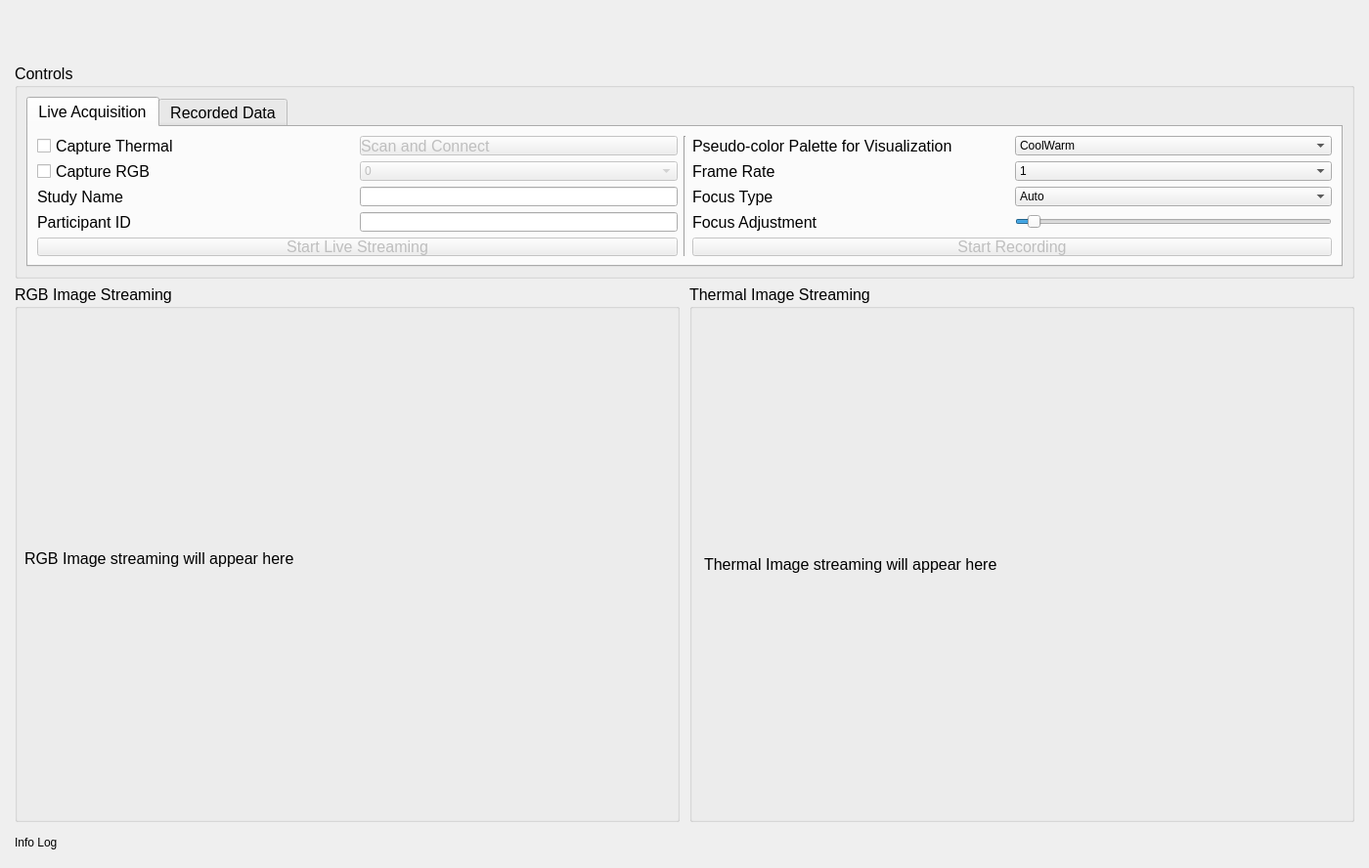
<?xml version="1.0" encoding="UTF-8"?>
<ui version="4.0">
 <class>RGBT</class>
 <widget class="QWidget" name="RGBT">
  <property name="geometry">
   <rect>
    <x>0</x>
    <y>0</y>
    <width>1400</width>
    <height>888</height>
   </rect>
  </property>
  <property name="minimumSize">
   <size>
    <width>0</width>
    <height>0</height>
   </size>
  </property>
  <property name="maximumSize">
   <size>
    <width>1400</width>
    <height>1000</height>
   </size>
  </property>
  <property name="windowTitle">
   <string>TIComp</string>
  </property>
  <layout class="QGridLayout" name="gridLayout">
   <item row="0" column="0" colspan="2">
    <widget class="QLabel" name="label">
     <property name="sizePolicy">
      <sizepolicy hsizetype="Preferred" vsizetype="Minimum">
       <horstretch>0</horstretch>
       <verstretch>0</verstretch>
      </sizepolicy>
     </property>
     <property name="maximumSize">
      <size>
       <width>1380</width>
       <height>70</height>
      </size>
     </property>
     <property name="font">
      <font>
       <pointsize>14</pointsize>
      </font>
     </property>
     <property name="text">
      <string/>
     </property>
     <property name="pixmap">
      <pixmap>images/banner.png</pixmap>
     </property>
     <property name="scaledContents">
      <bool>true</bool>
     </property>
     <property name="wordWrap">
      <bool>true</bool>
     </property>
    </widget>
   </item>
   <item row="4" column="0" colspan="2">
    <widget class="QLabel" name="log_label">
     <property name="maximumSize">
      <size>
       <width>1280</width>
       <height>30</height>
      </size>
     </property>
     <property name="text">
      <string>Info Log</string>
     </property>
    </widget>
   </item>
   <item row="2" column="0">
    <widget class="QGroupBox" name="groupBox_3">
     <property name="maximumSize">
      <size>
       <width>680</width>
       <height>550</height>
      </size>
     </property>
     <property name="font">
      <font>
       <pointsize>12</pointsize>
      </font>
     </property>
     <property name="title">
      <string>RGB Image Streaming</string>
     </property>
     <widget class="QLabel" name="pix_label_rgb">
      <property name="geometry">
       <rect>
        <x>10</x>
        <y>30</y>
        <width>650</width>
        <height>501</height>
       </rect>
      </property>
      <property name="sizePolicy">
       <sizepolicy hsizetype="Expanding" vsizetype="Expanding">
        <horstretch>0</horstretch>
        <verstretch>0</verstretch>
       </sizepolicy>
      </property>
      <property name="maximumSize">
       <size>
        <width>650</width>
        <height>520</height>
       </size>
      </property>
      <property name="font">
       <font>
        <pointsize>12</pointsize>
       </font>
      </property>
      <property name="text">
       <string>RGB Image streaming will appear here</string>
      </property>
     </widget>
    </widget>
   </item>
   <item row="2" column="1">
    <widget class="QGroupBox" name="groupBox_2">
     <property name="sizePolicy">
      <sizepolicy hsizetype="Preferred" vsizetype="Preferred">
       <horstretch>0</horstretch>
       <verstretch>0</verstretch>
      </sizepolicy>
     </property>
     <property name="minimumSize">
      <size>
       <width>0</width>
       <height>0</height>
      </size>
     </property>
     <property name="maximumSize">
      <size>
       <width>680</width>
       <height>550</height>
      </size>
     </property>
     <property name="font">
      <font>
       <pointsize>12</pointsize>
      </font>
     </property>
     <property name="title">
      <string>Thermal Image Streaming</string>
     </property>
     <layout class="QHBoxLayout" name="horizontalLayout">
      <item>
       <widget class="QLabel" name="pix_label">
        <property name="sizePolicy">
         <sizepolicy hsizetype="Expanding" vsizetype="Expanding">
          <horstretch>0</horstretch>
          <verstretch>0</verstretch>
         </sizepolicy>
        </property>
        <property name="minimumSize">
         <size>
          <width>0</width>
          <height>0</height>
         </size>
        </property>
        <property name="maximumSize">
         <size>
          <width>650</width>
          <height>520</height>
         </size>
        </property>
        <property name="font">
         <font>
          <pointsize>12</pointsize>
         </font>
        </property>
        <property name="text">
         <string>Thermal Image streaming will appear here</string>
        </property>
        <property name="scaledContents">
         <bool>true</bool>
        </property>
       </widget>
      </item>
     </layout>
    </widget>
   </item>
   <item row="1" column="0" colspan="2">
    <widget class="QGroupBox" name="groupBox">
     <property name="sizePolicy">
      <sizepolicy hsizetype="Preferred" vsizetype="Preferred">
       <horstretch>0</horstretch>
       <verstretch>0</verstretch>
      </sizepolicy>
     </property>
     <property name="minimumSize">
      <size>
       <width>0</width>
       <height>0</height>
      </size>
     </property>
     <property name="maximumSize">
      <size>
       <width>1380</width>
       <height>220</height>
      </size>
     </property>
     <property name="font">
      <font>
       <pointsize>12</pointsize>
      </font>
     </property>
     <property name="title">
      <string>Controls</string>
     </property>
     <layout class="QGridLayout" name="gridLayout_2">
      <item row="0" column="1">
       <widget class="QTabWidget" name="tabWidget">
        <property name="maximumSize">
         <size>
          <width>1370</width>
          <height>250</height>
         </size>
        </property>
        <property name="font">
         <font>
          <pointsize>12</pointsize>
         </font>
        </property>
        <property name="currentIndex">
         <number>0</number>
        </property>
        <widget class="QWidget" name="tab">
         <attribute name="title">
          <string>Live Acquisition</string>
         </attribute>
         <layout class="QGridLayout" name="gridLayout_3">
          <item row="1" column="1">
           <widget class="QComboBox" name="comboBox_RGB_Cam">
            <property name="enabled">
             <bool>false</bool>
            </property>
            <property name="sizePolicy">
             <sizepolicy hsizetype="Preferred" vsizetype="Preferred">
              <horstretch>0</horstretch>
              <verstretch>0</verstretch>
             </sizepolicy>
            </property>
            <property name="toolTip">
             <string>&lt;html&gt;&lt;head/&gt;&lt;body&gt;&lt;p&gt;Select RGB Camera&lt;/p&gt;&lt;/body&gt;&lt;/html&gt;</string>
            </property>
            <property name="styleSheet">
             <string notr="true">text-align:left</string>
            </property>
            <property name="currentIndex">
             <number>0</number>
            </property>
            <property name="maxVisibleItems">
             <number>10</number>
            </property>
            <item>
             <property name="text">
              <string>0</string>
             </property>
            </item>
            <item>
             <property name="text">
              <string>1</string>
             </property>
            </item>
            <item>
             <property name="text">
              <string>2</string>
             </property>
            </item>
            <item>
             <property name="text">
              <string>3</string>
             </property>
            </item>
            <item>
             <property name="text">
              <string>4</string>
             </property>
            </item>
           </widget>
          </item>
          <item row="0" column="0">
           <widget class="QCheckBox" name="checkBox_Th">
            <property name="sizePolicy">
             <sizepolicy hsizetype="Preferred" vsizetype="Preferred">
              <horstretch>0</horstretch>
              <verstretch>0</verstretch>
             </sizepolicy>
            </property>
            <property name="text">
             <string>Capture Thermal</string>
            </property>
           </widget>
          </item>
          <item row="0" column="1">
           <widget class="QPushButton" name="connectButton_Thermal">
            <property name="enabled">
             <bool>false</bool>
            </property>
            <property name="sizePolicy">
             <sizepolicy hsizetype="Preferred" vsizetype="Preferred">
              <horstretch>0</horstretch>
              <verstretch>0</verstretch>
             </sizepolicy>
            </property>
            <property name="font">
             <font>
              <pointsize>12</pointsize>
             </font>
            </property>
            <property name="styleSheet">
             <string notr="true">text-align:left</string>
            </property>
            <property name="text">
             <string>Scan and Connect</string>
            </property>
           </widget>
          </item>
          <item row="2" column="6">
           <widget class="QLabel" name="label_6">
            <property name="text">
             <string>Focus Type</string>
            </property>
           </widget>
          </item>
          <item row="1" column="0">
           <widget class="QCheckBox" name="checkBox_RGB">
            <property name="sizePolicy">
             <sizepolicy hsizetype="Preferred" vsizetype="Preferred">
              <horstretch>0</horstretch>
              <verstretch>0</verstretch>
             </sizepolicy>
            </property>
            <property name="text">
             <string>Capture RGB</string>
            </property>
           </widget>
          </item>
          <item row="2" column="7">
           <widget class="QComboBox" name="comboBox_focus">
            <property name="sizePolicy">
             <sizepolicy hsizetype="Preferred" vsizetype="Preferred">
              <horstretch>0</horstretch>
              <verstretch>0</verstretch>
             </sizepolicy>
            </property>
            <property name="toolTip">
             <string>&lt;html&gt;&lt;head/&gt;&lt;body&gt;&lt;p&gt;Focus Type&lt;/p&gt;&lt;/body&gt;&lt;/html&gt;</string>
            </property>
            <property name="styleSheet">
             <string notr="true">text-align:left</string>
            </property>
            <property name="currentIndex">
             <number>0</number>
            </property>
            <property name="maxVisibleItems">
             <number>2</number>
            </property>
            <item>
             <property name="text">
              <string>Auto</string>
             </property>
            </item>
            <item>
             <property name="text">
              <string>Manual</string>
             </property>
            </item>
           </widget>
          </item>
          <item row="1" column="7">
           <widget class="QComboBox" name="comboBox_fps">
            <property name="sizePolicy">
             <sizepolicy hsizetype="Preferred" vsizetype="Preferred">
              <horstretch>0</horstretch>
              <verstretch>0</verstretch>
             </sizepolicy>
            </property>
            <property name="styleSheet">
             <string notr="true">text-align:left</string>
            </property>
            <property name="currentIndex">
             <number>0</number>
            </property>
            <property name="maxVisibleItems">
             <number>5</number>
            </property>
            <item>
             <property name="text">
              <string>1</string>
             </property>
            </item>
            <item>
             <property name="text">
              <string>2</string>
             </property>
            </item>
            <item>
             <property name="text">
              <string>5</string>
             </property>
            </item>
            <item>
             <property name="text">
              <string>10</string>
             </property>
            </item>
            <item>
             <property name="text">
              <string>15</string>
             </property>
            </item>
            <item>
             <property name="text">
              <string>25</string>
             </property>
            </item>
            <item>
             <property name="text">
              <string>30</string>
             </property>
            </item>
            <item>
             <property name="text">
              <string>60</string>
             </property>
            </item>
           </widget>
          </item>
          <item row="0" column="7">
           <widget class="QComboBox" name="comboBox_vis">
            <property name="sizePolicy">
             <sizepolicy hsizetype="Preferred" vsizetype="Preferred">
              <horstretch>0</horstretch>
              <verstretch>0</verstretch>
             </sizepolicy>
            </property>
            <property name="styleSheet">
             <string notr="true">text-align:left</string>
            </property>
            <item>
             <property name="text">
              <string>CoolWarm</string>
             </property>
            </item>
            <item>
             <property name="text">
              <string>GNUPlot2</string>
             </property>
            </item>
            <item>
             <property name="text">
              <string>Gray</string>
             </property>
            </item>
            <item>
             <property name="text">
              <string>Magma</string>
             </property>
            </item>
            <item>
             <property name="text">
              <string>Nipy_Spectral</string>
             </property>
            </item>
            <item>
             <property name="text">
              <string>Pink</string>
             </property>
            </item>
            <item>
             <property name="text">
              <string>Plasma</string>
             </property>
            </item>
            <item>
             <property name="text">
              <string>Prism</string>
             </property>
            </item>
            <item>
             <property name="text">
              <string>Rainbow</string>
             </property>
            </item>
            <item>
             <property name="text">
              <string>Seismic</string>
             </property>
            </item>
            <item>
             <property name="text">
              <string>Terrain</string>
             </property>
            </item>
           </widget>
          </item>
          <item row="0" column="6">
           <widget class="QLabel" name="label_7">
            <property name="text">
             <string>Pseudo-color Palette for Visualization</string>
            </property>
           </widget>
          </item>
          <item row="1" column="6">
           <widget class="QLabel" name="label_8">
            <property name="text">
             <string>Frame Rate</string>
            </property>
           </widget>
          </item>
          <item row="3" column="0">
           <widget class="QLabel" name="label_pid">
            <property name="text">
             <string>Participant ID</string>
            </property>
           </widget>
          </item>
          <item row="3" column="1">
           <widget class="QLineEdit" name="text_pid">
            <property name="sizePolicy">
             <sizepolicy hsizetype="Preferred" vsizetype="Preferred">
              <horstretch>0</horstretch>
              <verstretch>0</verstretch>
             </sizepolicy>
            </property>
            <property name="styleSheet">
             <string notr="true">text-align:left</string>
            </property>
           </widget>
          </item>
          <item row="2" column="0">
           <widget class="QLabel" name="label_2">
            <property name="text">
             <string>Study Name</string>
            </property>
           </widget>
          </item>
          <item row="2" column="1">
           <widget class="QLineEdit" name="text_study">
            <property name="sizePolicy">
             <sizepolicy hsizetype="Preferred" vsizetype="Preferred">
              <horstretch>0</horstretch>
              <verstretch>0</verstretch>
             </sizepolicy>
            </property>
           </widget>
          </item>
          <item row="0" column="4" rowspan="5">
           <widget class="Line" name="line">
            <property name="orientation">
             <enum>Qt::Vertical</enum>
            </property>
           </widget>
          </item>
          <item row="4" column="0" colspan="2">
           <widget class="QPushButton" name="acquireButton">
            <property name="enabled">
             <bool>false</bool>
            </property>
            <property name="sizePolicy">
             <sizepolicy hsizetype="Preferred" vsizetype="Preferred">
              <horstretch>0</horstretch>
              <verstretch>0</verstretch>
             </sizepolicy>
            </property>
            <property name="font">
             <font>
              <pointsize>12</pointsize>
             </font>
            </property>
            <property name="styleSheet">
             <string notr="true">text-align:center</string>
            </property>
            <property name="text">
             <string>Start Live Streaming</string>
            </property>
           </widget>
          </item>
          <item row="4" column="6" colspan="2">
           <widget class="QPushButton" name="recordButton">
            <property name="enabled">
             <bool>false</bool>
            </property>
            <property name="sizePolicy">
             <sizepolicy hsizetype="Preferred" vsizetype="Preferred">
              <horstretch>0</horstretch>
              <verstretch>0</verstretch>
             </sizepolicy>
            </property>
            <property name="font">
             <font>
              <pointsize>12</pointsize>
             </font>
            </property>
            <property name="styleSheet">
             <string notr="true">text-align:center</string>
            </property>
            <property name="text">
             <string>Start Recording</string>
            </property>
           </widget>
          </item>
          <item row="3" column="7">
           <widget class="QSlider" name="horizontalSlider_focus">
            <property name="sizePolicy">
             <sizepolicy hsizetype="Preferred" vsizetype="Preferred">
              <horstretch>0</horstretch>
              <verstretch>0</verstretch>
             </sizepolicy>
            </property>
            <property name="toolTip">
             <string>&lt;html&gt;&lt;head/&gt;&lt;body&gt;&lt;p&gt;0 to 255, in increment of 5; &lt;/p&gt;&lt;p&gt;0 indicates focus at infinity. 255 indicates nearest focus.&lt;/p&gt;&lt;/body&gt;&lt;/html&gt;</string>
            </property>
            <property name="maximum">
             <number>255</number>
            </property>
            <property name="singleStep">
             <number>5</number>
            </property>
            <property name="pageStep">
             <number>20</number>
            </property>
            <property name="value">
             <number>10</number>
            </property>
            <property name="sliderPosition">
             <number>10</number>
            </property>
            <property name="orientation">
             <enum>Qt::Horizontal</enum>
            </property>
           </widget>
          </item>
          <item row="3" column="6">
           <widget class="QLabel" name="label_4">
            <property name="text">
             <string>Focus Adjustment</string>
            </property>
           </widget>
          </item>
         </layout>
        </widget>
        <widget class="QWidget" name="tab_2">
         <attribute name="title">
          <string>Recorded Data</string>
         </attribute>
         <layout class="QGridLayout" name="gridLayout_4">
          <item row="1" column="0" colspan="2">
           <widget class="QPushButton" name="pushButton_2">
            <property name="text">
             <string>Start Playing</string>
            </property>
           </widget>
          </item>
          <item row="0" column="0">
           <widget class="QPushButton" name="browseButton">
            <property name="text">
             <string>Browse</string>
            </property>
           </widget>
          </item>
          <item row="0" column="1">
           <widget class="QLabel" name="label_3">
            <property name="font">
             <font>
              <pointsize>12</pointsize>
              <italic>true</italic>
             </font>
            </property>
            <property name="text">
             <string>Directory Path</string>
            </property>
           </widget>
          </item>
         </layout>
        </widget>
       </widget>
      </item>
     </layout>
    </widget>
   </item>
  </layout>
 </widget>
 <resources/>
 <connections/>
</ui>
